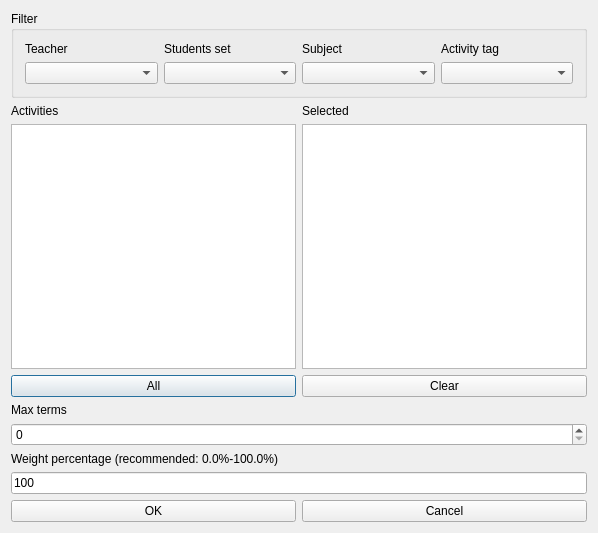
<?xml version="1.0" encoding="UTF-8"?>
<ui version="4.0">
 <class>ModifyConstraintMaxTermsBetweenActivitiesForm_template</class>
 <widget class="QDialog" name="ModifyConstraintMaxTermsBetweenActivitiesForm_template">
  <property name="geometry">
   <rect>
    <x>0</x>
    <y>0</y>
    <width>598</width>
    <height>533</height>
   </rect>
  </property>
  <property name="windowTitle">
   <string extracomment="This is the title of the dialog to modify a constraint of this type">Modify max terms between activities</string>
  </property>
  <layout class="QGridLayout" name="gridLayout_2">
   <item row="0" column="0">
    <widget class="QGroupBox" name="filterGroupBox">
     <property name="title">
      <string>Filter</string>
     </property>
     <layout class="QGridLayout" name="gridLayout">
      <item row="0" column="0">
       <widget class="QLabel" name="teachersTextLabel">
        <property name="text">
         <string>Teacher</string>
        </property>
        <property name="wordWrap">
         <bool>false</bool>
        </property>
       </widget>
      </item>
      <item row="0" column="1">
       <widget class="QLabel" name="studentsTextLabel">
        <property name="text">
         <string>Students set</string>
        </property>
        <property name="wordWrap">
         <bool>false</bool>
        </property>
       </widget>
      </item>
      <item row="0" column="2">
       <widget class="QLabel" name="subjectsTextLabel">
        <property name="text">
         <string>Subject</string>
        </property>
        <property name="wordWrap">
         <bool>false</bool>
        </property>
       </widget>
      </item>
      <item row="0" column="3">
       <widget class="QLabel" name="activityTagsTextLabel">
        <property name="text">
         <string>Activity tag</string>
        </property>
        <property name="wordWrap">
         <bool>false</bool>
        </property>
       </widget>
      </item>
      <item row="1" column="0">
       <widget class="QComboBox" name="teachersComboBox"/>
      </item>
      <item row="1" column="1">
       <widget class="QComboBox" name="studentsComboBox"/>
      </item>
      <item row="1" column="2">
       <widget class="QComboBox" name="subjectsComboBox"/>
      </item>
      <item row="1" column="3">
       <widget class="QComboBox" name="activityTagsComboBox"/>
      </item>
     </layout>
    </widget>
   </item>
   <item row="1" column="0">
    <layout class="QHBoxLayout" name="horizontalLayout">
     <item>
      <layout class="QVBoxLayout" name="verticalLayout_2">
       <item>
        <widget class="QLabel" name="activitiesTextLabel">
         <property name="frameShape">
          <enum>QFrame::NoFrame</enum>
         </property>
         <property name="frameShadow">
          <enum>QFrame::Plain</enum>
         </property>
         <property name="text">
          <string>Activities</string>
         </property>
         <property name="wordWrap">
          <bool>false</bool>
         </property>
        </widget>
       </item>
       <item>
        <widget class="QListWidget" name="allActivitiesListWidget"/>
       </item>
       <item>
        <widget class="QPushButton" name="addAllActivitiesPushButton">
         <property name="text">
          <string comment="Text on a button. It refers to adding all activities from the list above this button into the current constraint">All</string>
         </property>
        </widget>
       </item>
      </layout>
     </item>
     <item>
      <layout class="QVBoxLayout" name="verticalLayout">
       <item>
        <widget class="QLabel" name="selectedActivitiesTextLabel">
         <property name="frameShape">
          <enum>QFrame::NoFrame</enum>
         </property>
         <property name="frameShadow">
          <enum>QFrame::Plain</enum>
         </property>
         <property name="text">
          <string comment="It refers to a list of selected activities">Selected</string>
         </property>
         <property name="wordWrap">
          <bool>false</bool>
         </property>
        </widget>
       </item>
       <item>
        <widget class="QListWidget" name="selectedActivitiesListWidget"/>
       </item>
       <item>
        <widget class="QPushButton" name="clearPushButton">
         <property name="text">
          <string>Clear</string>
         </property>
        </widget>
       </item>
      </layout>
     </item>
    </layout>
   </item>
   <item row="2" column="0">
    <layout class="QGridLayout">
     <item row="1" column="0">
      <widget class="QSpinBox" name="maxTermsSpinBox"/>
     </item>
     <item row="0" column="0">
      <widget class="QLabel" name="maxTermsTextLabel">
       <property name="frameShape">
        <enum>QFrame::NoFrame</enum>
       </property>
       <property name="frameShadow">
        <enum>QFrame::Plain</enum>
       </property>
       <property name="text">
        <string comment="It refers to maximum number of days between activities.">Max terms</string>
       </property>
       <property name="wordWrap">
        <bool>false</bool>
       </property>
      </widget>
     </item>
    </layout>
   </item>
   <item row="3" column="0">
    <layout class="QVBoxLayout">
     <item>
      <widget class="QLabel" name="weightTextLabel">
       <property name="frameShape">
        <enum>QFrame::NoFrame</enum>
       </property>
       <property name="frameShadow">
        <enum>QFrame::Plain</enum>
       </property>
       <property name="text">
        <string>Weight percentage (recommended: 0.0%-100.0%)</string>
       </property>
       <property name="wordWrap">
        <bool>false</bool>
       </property>
      </widget>
     </item>
     <item>
      <widget class="QLineEdit" name="weightLineEdit">
       <property name="text">
        <string notr="true">100</string>
       </property>
      </widget>
     </item>
    </layout>
   </item>
   <item row="4" column="0">
    <layout class="QHBoxLayout">
     <item>
      <widget class="QPushButton" name="okPushButton">
       <property name="text">
        <string>OK</string>
       </property>
      </widget>
     </item>
     <item>
      <widget class="QPushButton" name="cancelPushButton">
       <property name="text">
        <string>Cancel</string>
       </property>
      </widget>
     </item>
    </layout>
   </item>
  </layout>
 </widget>
 <layoutdefault spacing="6" margin="11"/>
 <resources/>
 <connections/>
</ui>
